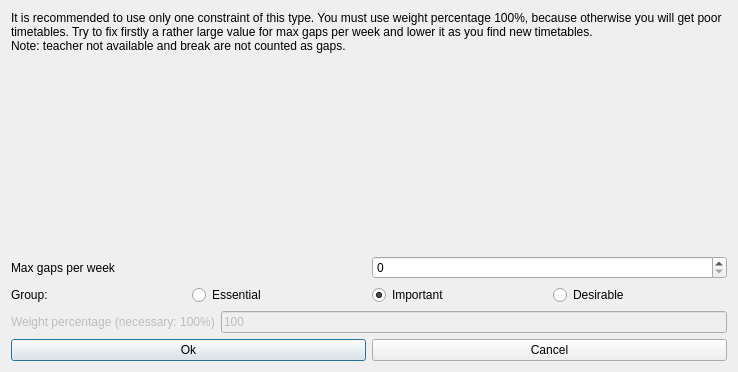
<?xml version="1.0" encoding="UTF-8"?>
<ui version="4.0">
 <class>ModifyConstraintTeachersMaxGapsPerWeekForm_template</class>
 <widget class="QDialog" name="ModifyConstraintTeachersMaxGapsPerWeekForm_template">
  <property name="geometry">
   <rect>
    <x>0</x>
    <y>0</y>
    <width>738</width>
    <height>372</height>
   </rect>
  </property>
  <property name="windowTitle">
   <string extracomment="This is the title of the dialog to modify a constraint of this type">Modify teachers max gaps per week</string>
  </property>
  <layout class="QVBoxLayout" name="verticalLayout">
   <item>
    <widget class="QLabel" name="weightTextLabel_2">
     <property name="sizePolicy">
      <sizepolicy hsizetype="Minimum" vsizetype="Minimum">
       <horstretch>0</horstretch>
       <verstretch>0</verstretch>
      </sizepolicy>
     </property>
     <property name="frameShape">
      <enum>QFrame::NoFrame</enum>
     </property>
     <property name="frameShadow">
      <enum>QFrame::Plain</enum>
     </property>
     <property name="text">
      <string>It is recommended to use only one constraint of this type. You must use weight percentage 100%, because otherwise you will get poor timetables. Try to fix firstly a rather large value for max gaps per week and lower it as you find new timetables.
Note: teacher not available and break are not counted as gaps.</string>
     </property>
     <property name="wordWrap">
      <bool>true</bool>
     </property>
    </widget>
   </item>
   <item>
    <spacer name="spacer5">
     <property name="orientation">
      <enum>Qt::Vertical</enum>
     </property>
     <property name="sizeType">
      <enum>QSizePolicy::Expanding</enum>
     </property>
     <property name="sizeHint" stdset="0">
      <size>
       <width>20</width>
       <height>74</height>
      </size>
     </property>
    </spacer>
   </item>
   <item>
    <layout class="QHBoxLayout" name="horizontalLayout">
     <item>
      <widget class="QLabel" name="textLabel1">
       <property name="text">
        <string>Max gaps per week</string>
       </property>
       <property name="wordWrap">
        <bool>false</bool>
       </property>
      </widget>
     </item>
     <item>
      <widget class="QSpinBox" name="maxGapsSpinBox"/>
     </item>
    </layout>
   </item>
   <item>
    <layout class="QHBoxLayout" name="horizontalLayout_4">
     <item>
      <widget class="QLabel" name="groupTextLabel">
       <property name="text">
        <string>Group:</string>
       </property>
      </widget>
     </item>
     <item>
      <widget class="QRadioButton" name="essentialRadioButton">
       <property name="text">
        <string>Essential</string>
       </property>
      </widget>
     </item>
     <item>
      <widget class="QRadioButton" name="importantRadioButton">
       <property name="text">
        <string>Important</string>
       </property>
       <property name="checked">
        <bool>true</bool>
       </property>
      </widget>
     </item>
     <item>
      <widget class="QRadioButton" name="desirableRadioButton">
       <property name="text">
        <string>Desirable</string>
       </property>
      </widget>
     </item>
    </layout>
   </item>
   <item>
    <layout class="QHBoxLayout" name="horizontalLayout_2">
     <item>
      <widget class="QLabel" name="weightTextLabel">
       <property name="enabled">
        <bool>false</bool>
       </property>
       <property name="frameShape">
        <enum>QFrame::NoFrame</enum>
       </property>
       <property name="frameShadow">
        <enum>QFrame::Plain</enum>
       </property>
       <property name="text">
        <string>Weight percentage (necessary: 100%)</string>
       </property>
       <property name="wordWrap">
        <bool>false</bool>
       </property>
      </widget>
     </item>
     <item>
      <widget class="QLineEdit" name="weightLineEdit">
       <property name="enabled">
        <bool>false</bool>
       </property>
       <property name="text">
        <string notr="true">100</string>
       </property>
      </widget>
     </item>
    </layout>
   </item>
   <item>
    <layout class="QHBoxLayout">
     <item>
      <widget class="QPushButton" name="okPushButton">
       <property name="text">
        <string>Ok</string>
       </property>
      </widget>
     </item>
     <item>
      <widget class="QPushButton" name="cancelPushButton">
       <property name="text">
        <string>Cancel</string>
       </property>
      </widget>
     </item>
    </layout>
   </item>
  </layout>
 </widget>
 <layoutdefault spacing="6" margin="11"/>
 <resources/>
 <connections/>
</ui>
